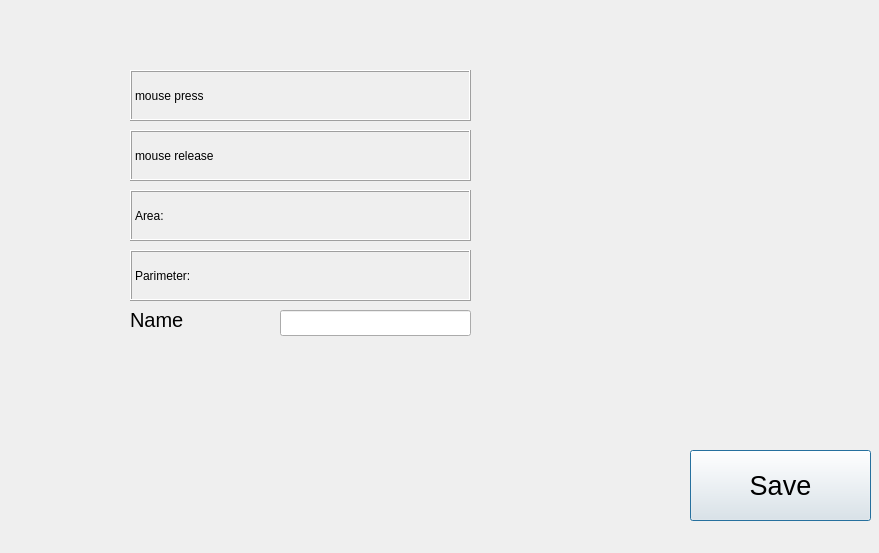
<?xml version="1.0" encoding="UTF-8"?>
<ui version="4.0">
 <class>Dialoge_Size</class>
 <widget class="QDialog" name="Dialoge_Size">
  <property name="geometry">
   <rect>
    <x>0</x>
    <y>0</y>
    <width>879</width>
    <height>553</height>
   </rect>
  </property>
  <property name="windowTitle">
   <string>Dialog</string>
  </property>
  <widget class="QLabel" name="label_press_eve">
   <property name="geometry">
    <rect>
     <x>130</x>
     <y>70</y>
     <width>341</width>
     <height>51</height>
    </rect>
   </property>
   <property name="frameShape">
    <enum>QFrame::Box</enum>
   </property>
   <property name="frameShadow">
    <enum>QFrame::Raised</enum>
   </property>
   <property name="text">
    <string>mouse press</string>
   </property>
  </widget>
  <widget class="QLabel" name="label_release_eve">
   <property name="geometry">
    <rect>
     <x>130</x>
     <y>130</y>
     <width>341</width>
     <height>51</height>
    </rect>
   </property>
   <property name="frameShape">
    <enum>QFrame::Box</enum>
   </property>
   <property name="frameShadow">
    <enum>QFrame::Raised</enum>
   </property>
   <property name="text">
    <string>mouse release</string>
   </property>
  </widget>
  <widget class="QLabel" name="label_area">
   <property name="geometry">
    <rect>
     <x>130</x>
     <y>190</y>
     <width>341</width>
     <height>51</height>
    </rect>
   </property>
   <property name="frameShape">
    <enum>QFrame::Box</enum>
   </property>
   <property name="frameShadow">
    <enum>QFrame::Raised</enum>
   </property>
   <property name="text">
    <string>Area:</string>
   </property>
  </widget>
  <widget class="QLabel" name="label_parimeter">
   <property name="geometry">
    <rect>
     <x>130</x>
     <y>250</y>
     <width>341</width>
     <height>51</height>
    </rect>
   </property>
   <property name="frameShape">
    <enum>QFrame::Box</enum>
   </property>
   <property name="frameShadow">
    <enum>QFrame::Raised</enum>
   </property>
   <property name="text">
    <string>Parimeter:</string>
   </property>
  </widget>
  <widget class="QLineEdit" name="lineEdit_name">
   <property name="geometry">
    <rect>
     <x>280</x>
     <y>310</y>
     <width>191</width>
     <height>26</height>
    </rect>
   </property>
  </widget>
  <widget class="QLabel" name="label_name">
   <property name="geometry">
    <rect>
     <x>130</x>
     <y>310</y>
     <width>111</width>
     <height>20</height>
    </rect>
   </property>
   <property name="font">
    <font>
     <pointsize>15</pointsize>
    </font>
   </property>
   <property name="text">
    <string>Name</string>
   </property>
  </widget>
  <widget class="QPushButton" name="pushButton_save_size">
   <property name="geometry">
    <rect>
     <x>690</x>
     <y>450</y>
     <width>181</width>
     <height>71</height>
    </rect>
   </property>
   <property name="font">
    <font>
     <pointsize>20</pointsize>
    </font>
   </property>
   <property name="text">
    <string>Save</string>
   </property>
  </widget>
 </widget>
 <resources/>
 <connections/>
</ui>
